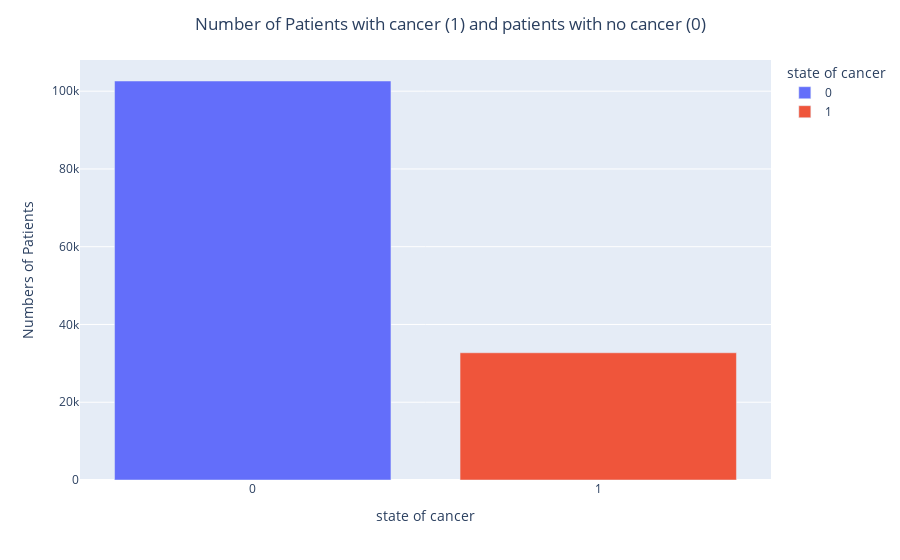

The notebook cell this image was saved under:
### Code cell
bar = px.bar(data_frame=data_insight_1, x = 'state of cancer', y='Numbers of Patients', color='state of cancer')
bar.update_layout(title_text='Number of Patients with cancer (1) and patients with no cancer (0)', title_x=0.5)
bar.show()

### Figure 1 — Plotly figure (JSON) as saved in the notebook; plotly's stock layout.template omitted (floating-point values rounded to 4 significant figures)
{"data": [{"alignmentgroup": "True", "hovertemplate": "state of cancer=%{x}<br>Numbers of Patients=%{y}<extra></extra>", "legendgroup": "0", "marker": {"color": "#636efa", "pattern": {"shape": ""}}, "name": "0", "offsetgroup": "0", "orientation": "v", "showlegend": true, "textposition": "auto", "type": "bar", "x": ["0"], "xaxis": "x", "y": [102618], "yaxis": "y"}, {"alignmentgroup": "True", "hovertemplate": "state of cancer=%{x}<br>Numbers of Patients=%{y}<extra></extra>", "legendgroup": "1", "marker": {"color": "#EF553B", "pattern": {"shape": ""}}, "name": "1", "offsetgroup": "1", "orientation": "v", "showlegend": true, "textposition": "auto", "type": "bar", "x": ["1"], "xaxis": "x", "y": [32719], "yaxis": "y"}], "layout": {"autosize": true, "barmode": "relative", "legend": {"title": {"text": "state of cancer"}, "tracegroupgap": 0}, "margin": {"t": 60}, "title": {"text": "Number of Patients with cancer (1) and patients with no cancer (0)", "x": 0.5}, "xaxis": {"anchor": "y", "autorange": true, "categoryarray": ["0", "1"], "categoryorder": "array", "domain": [0, 1], "range": [-0.5, 1.5], "title": {"text": "state of cancer"}, "type": "category"}, "yaxis": {"anchor": "x", "autorange": true, "domain": [0, 1], "range": [0, 108000.0], "title": {"text": "Numbers of Patients"}, "type": "linear"}}}
